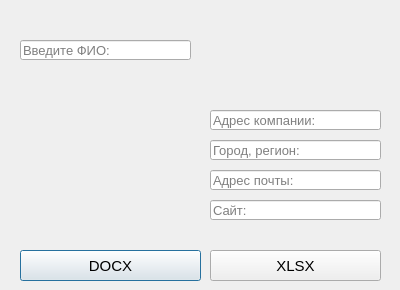
<?xml version="1.0" encoding="UTF-8"?>
<ui version="4.0">
 <class>Dialog</class>
 <widget class="QDialog" name="Dialog">
  <property name="geometry">
   <rect>
    <x>0</x>
    <y>0</y>
    <width>400</width>
    <height>290</height>
   </rect>
  </property>
  <property name="minimumSize">
   <size>
    <width>400</width>
    <height>290</height>
   </size>
  </property>
  <property name="maximumSize">
   <size>
    <width>400</width>
    <height>290</height>
   </size>
  </property>
  <property name="windowTitle">
   <string>Dialog</string>
  </property>
  <widget class="QLineEdit" name="lineEdit_2">
   <property name="geometry">
    <rect>
     <x>210</x>
     <y>110</y>
     <width>171</width>
     <height>20</height>
    </rect>
   </property>
   <property name="font">
    <font>
     <pointsize>10</pointsize>
    </font>
   </property>
   <property name="frame">
    <bool>true</bool>
   </property>
   <property name="placeholderText">
    <string>Адрес компании:</string>
   </property>
  </widget>
  <widget class="QPushButton" name="btn_wrd">
   <property name="geometry">
    <rect>
     <x>20</x>
     <y>250</y>
     <width>181</width>
     <height>31</height>
    </rect>
   </property>
   <property name="font">
    <font>
     <pointsize>11</pointsize>
    </font>
   </property>
   <property name="text">
    <string>DOCX</string>
   </property>
  </widget>
  <widget class="QLineEdit" name="lineEdit_4">
   <property name="geometry">
    <rect>
     <x>210</x>
     <y>170</y>
     <width>171</width>
     <height>20</height>
    </rect>
   </property>
   <property name="font">
    <font>
     <pointsize>10</pointsize>
    </font>
   </property>
   <property name="placeholderText">
    <string>Адрес почты:</string>
   </property>
  </widget>
  <widget class="QLineEdit" name="lineEdit_3">
   <property name="geometry">
    <rect>
     <x>210</x>
     <y>140</y>
     <width>171</width>
     <height>20</height>
    </rect>
   </property>
   <property name="font">
    <font>
     <pointsize>10</pointsize>
    </font>
   </property>
   <property name="placeholderText">
    <string>Город, регион:</string>
   </property>
  </widget>
  <widget class="QLineEdit" name="lineEdit_5">
   <property name="geometry">
    <rect>
     <x>210</x>
     <y>200</y>
     <width>171</width>
     <height>20</height>
    </rect>
   </property>
   <property name="font">
    <font>
     <pointsize>10</pointsize>
    </font>
   </property>
   <property name="placeholderText">
    <string>Сайт:</string>
   </property>
  </widget>
  <widget class="QPushButton" name="btn_xl">
   <property name="geometry">
    <rect>
     <x>210</x>
     <y>250</y>
     <width>171</width>
     <height>31</height>
    </rect>
   </property>
   <property name="font">
    <font>
     <pointsize>11</pointsize>
    </font>
   </property>
   <property name="text">
    <string>XLSX</string>
   </property>
  </widget>
  <widget class="QLabel" name="label_9">
   <property name="geometry">
    <rect>
     <x>6</x>
     <y>2</y>
     <width>391</width>
     <height>241</height>
    </rect>
   </property>
   <property name="text">
    <string/>
   </property>
   <property name="pixmap">
    <pixmap>Example1.png</pixmap>
   </property>
  </widget>
  <widget class="QLineEdit" name="lineEdit_6">
   <property name="geometry">
    <rect>
     <x>20</x>
     <y>40</y>
     <width>171</width>
     <height>20</height>
    </rect>
   </property>
   <property name="font">
    <font>
     <pointsize>10</pointsize>
    </font>
   </property>
   <property name="frame">
    <bool>true</bool>
   </property>
   <property name="placeholderText">
    <string>Введите ФИО:</string>
   </property>
  </widget>
  <zorder>label_9</zorder>
  <zorder>lineEdit_2</zorder>
  <zorder>btn_wrd</zorder>
  <zorder>lineEdit_4</zorder>
  <zorder>lineEdit_3</zorder>
  <zorder>lineEdit_5</zorder>
  <zorder>btn_xl</zorder>
  <zorder>lineEdit_6</zorder>
 </widget>
 <resources/>
 <connections/>
</ui>
